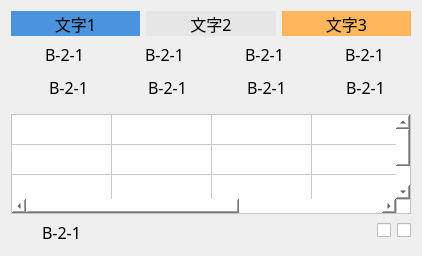
   <widget class="QWidget" name="verLayWidget13_3" native="true">
    <property name="geometry">
     <rect>
      <x>1490</x>
      <y>0</y>
      <width>403</width>
      <height>229</height>
     </rect>
    </property>
    <layout class="QVBoxLayout" name="verLayWidget13_4">
     <item>
      <layout class="QHBoxLayout" name="horizontalLayout_212">
       <item>
        <widget class="QLabel" name="label_88">
         <property name="minimumSize">
          <size>
           <width>0</width>
           <height>25</height>
          </size>
         </property>
         <property name="maximumSize">
          <size>
           <width>16777215</width>
           <height>25</height>
          </size>
         </property>
         <property name="font">
          <font>
           <family>黑体</family>
           <pointsize>12</pointsize>
          </font>
         </property>
         <property name="autoFillBackground">
          <bool>false</bool>
         </property>
         <property name="styleSheet">
          <string notr="true">background-color: rgb(74, 148, 222);</string>
         </property>
         <property name="text">
          <string>文字1</string>
         </property>
         <property name="alignment">
          <set>Qt::AlignCenter</set>
         </property>
        </widget>
       </item>
       <item>
        <widget class="QLabel" name="label_92">
         <property name="minimumSize">
          <size>
           <width>0</width>
           <height>25</height>
          </size>
         </property>
         <property name="maximumSize">
          <size>
           <width>16777215</width>
           <height>25</height>
          </size>
         </property>
         <property name="font">
          <font>
           <family>黑体</family>
           <pointsize>12</pointsize>
          </font>
         </property>
         <property name="autoFillBackground">
          <bool>false</bool>
         </property>
         <property name="styleSheet">
          <string notr="true">background-color: rgb(230, 230, 230);</string>
         </property>
         <property name="text">
          <string>文字2</string>
         </property>
         <property name="alignment">
          <set>Qt::AlignCenter</set>
         </property>
        </widget>
       </item>
       <item>
        <widget class="QLabel" name="label_94">
         <property name="minimumSize">
          <size>
           <width>0</width>
           <height>25</height>
          </size>
         </property>
         <property name="maximumSize">
          <size>
           <width>16777215</width>
           <height>25</height>
          </size>
         </property>
         <property name="font">
          <font>
           <family>黑体</family>
           <pointsize>12</pointsize>
          </font>
         </property>
         <property name="autoFillBackground">
          <bool>false</bool>
         </property>
         <property name="styleSheet">
          <string notr="true">background-color: rgb(255, 182, 92);</string>
         </property>
         <property name="text">
          <string>文字3</string>
         </property>
         <property name="alignment">
          <set>Qt::AlignCenter</set>
         </property>
        </widget>
       </item>
      </layout>
     </item>
     <item>
      <layout class="QHBoxLayout" name="horizontalLayout_213">
       <item>
        <layout class="QHBoxLayout" name="horizontalLayout_214">
         <item>
          <widget class="QLabel" name="label_98">
           <property name="minimumSize">
            <size>
             <width>25</width>
             <height>25</height>
            </size>
           </property>
           <property name="maximumSize">
            <size>
             <width>25</width>
             <height>25</height>
            </size>
           </property>
           <property name="styleSheet">
            <string notr="true">border-image: url(:/img/false.png);</string>
           </property>
           <property name="text">
            <string/>
           </property>
          </widget>
         </item>
         <item>
          <widget class="QLabel" name="label1_159">
           <property name="minimumSize">
            <size>
             <width>60</width>
             <height>25</height>
            </size>
           </property>
           <property name="maximumSize">
            <size>
             <width>60</width>
             <height>25</height>
            </size>
           </property>
           <property name="font">
            <font>
             <family>黑体</family>
             <pointsize>12</pointsize>
            </font>
           </property>
           <property name="text">
            <string>B-2-1</string>
           </property>
          </widget>
         </item>
        </layout>
       </item>
       <item>
        <layout class="QHBoxLayout" name="horizontalLayout_215">
         <item>
          <widget class="QLabel" name="label_100">
           <property name="minimumSize">
            <size>
             <width>25</width>
             <height>25</height>
            </size>
           </property>
           <property name="maximumSize">
            <size>
             <width>25</width>
             <height>25</height>
            </size>
           </property>
           <property name="styleSheet">
            <string notr="true">border-image: url(:/img/false.png);</string>
           </property>
           <property name="text">
            <string/>
           </property>
          </widget>
         </item>
         <item>
          <widget class="QLabel" name="label1_163">
           <property name="minimumSize">
            <size>
             <width>60</width>
             <height>25</height>
            </size>
           </property>
           <property name="maximumSize">
            <size>
             <width>60</width>
             <height>25</height>
            </size>
           </property>
           <property name="font">
            <font>
             <family>黑体</family>
             <pointsize>12</pointsize>
            </font>
           </property>
           <property name="text">
            <string>B-2-1</string>
           </property>
          </widget>
         </item>
        </layout>
       </item>
       <item>
        <layout class="QHBoxLayout" name="horizontalLayout_216">
         <item>
          <widget class="QLabel" name="label_121">
           <property name="minimumSize">
            <size>
             <width>25</width>
             <height>25</height>
            </size>
           </property>
           <property name="maximumSize">
            <size>
             <width>25</width>
             <height>25</height>
            </size>
           </property>
           <property name="styleSheet">
            <string notr="true">border-image: url(:/img/false.png);</string>
           </property>
           <property name="text">
            <string/>
           </property>
          </widget>
         </item>
         <item>
          <widget class="QLabel" name="label1_164">
           <property name="minimumSize">
            <size>
             <width>60</width>
             <height>25</height>
            </size>
           </property>
           <property name="maximumSize">
            <size>
             <width>60</width>
             <height>25</height>
            </size>
           </property>
           <property name="font">
            <font>
             <family>黑体</family>
             <pointsize>12</pointsize>
            </font>
           </property>
           <property name="text">
            <string>B-2-1</string>
           </property>
          </widget>
         </item>
        </layout>
       </item>
       <item>
        <layout class="QHBoxLayout" name="horizontalLayout_217">
         <item>
          <widget class="QLabel" name="label_122">
           <property name="minimumSize">
            <size>
             <width>25</width>
             <height>25</height>
            </size>
           </property>
           <property name="maximumSize">
            <size>
             <width>25</width>
             <height>25</height>
            </size>
           </property>
           <property name="styleSheet">
            <string notr="true">border-image: url(:/img/false.png);</string>
           </property>
           <property name="text">
            <string/>
           </property>
          </widget>
         </item>
         <item>
          <widget class="QLabel" name="label1_165">
           <property name="minimumSize">
            <size>
             <width>60</width>
             <height>25</height>
            </size>
           </property>
           <property name="maximumSize">
            <size>
             <width>60</width>
             <height>25</height>
            </size>
           </property>
           <property name="font">
            <font>
             <family>黑体</family>
             <pointsize>12</pointsize>
            </font>
           </property>
           <property name="text">
            <string>B-2-1</string>
           </property>
          </widget>
         </item>
        </layout>
       </item>
      </layout>
     </item>
     <item>
      <layout class="QHBoxLayout" name="horizontalLayout_218">
       <item>
        <layout class="QHBoxLayout" name="horizontalLayout_219">
         <item>
          <widget class="QLabel" name="label_123">
           <property name="minimumSize">
            <size>
             <width>30</width>
             <height>30</height>
            </size>
           </property>
           <property name="maximumSize">
            <size>
             <width>30</width>
             <height>25</height>
            </size>
           </property>
           <property name="text">
            <string/>
           </property>
          </widget>
         </item>
         <item>
          <widget class="QLabel" name="label1_166">
           <property name="minimumSize">
            <size>
             <width>60</width>
             <height>25</height>
            </size>
           </property>
           <property name="maximumSize">
            <size>
             <width>60</width>
             <height>25</height>
            </size>
           </property>
           <property name="font">
            <font>
             <family>黑体</family>
             <pointsize>12</pointsize>
            </font>
           </property>
           <property name="text">
            <string>B-2-1</string>
           </property>
          </widget>
         </item>
        </layout>
       </item>
       <item>
        <layout class="QHBoxLayout" name="horizontalLayout_220">
         <item>
          <widget class="QLabel" name="label_124">
           <property name="minimumSize">
            <size>
             <width>25</width>
             <height>25</height>
            </size>
           </property>
           <property name="maximumSize">
            <size>
             <width>25</width>
             <height>25</height>
            </size>
           </property>
           <property name="styleSheet">
            <string notr="true">border-image: url(:/img/false.png);</string>
           </property>
           <property name="text">
            <string/>
           </property>
          </widget>
         </item>
         <item>
          <widget class="QLabel" name="label1_167">
           <property name="minimumSize">
            <size>
             <width>60</width>
             <height>25</height>
            </size>
           </property>
           <property name="maximumSize">
            <size>
             <width>60</width>
             <height>25</height>
            </size>
           </property>
           <property name="font">
            <font>
             <family>黑体</family>
             <pointsize>12</pointsize>
            </font>
           </property>
           <property name="text">
            <string>B-2-1</string>
           </property>
          </widget>
         </item>
        </layout>
       </item>
       <item>
        <layout class="QHBoxLayout" name="horizontalLayout_221">
         <item>
          <widget class="QLabel" name="label_126">
           <property name="minimumSize">
            <size>
             <width>25</width>
             <height>25</height>
            </size>
           </property>
           <property name="maximumSize">
            <size>
             <width>25</width>
             <height>25</height>
            </size>
           </property>
           <property name="styleSheet">
            <string notr="true">border-image: url(:/img/false.png);</string>
           </property>
           <property name="text">
            <string/>
           </property>
          </widget>
         </item>
         <item>
          <widget class="QLabel" name="label1_168">
           <property name="minimumSize">
            <size>
             <width>60</width>
             <height>25</height>
            </size>
           </property>
           <property name="maximumSize">
            <size>
             <width>60</width>
             <height>25</height>
            </size>
           </property>
           <property name="font">
            <font>
             <family>黑体</family>
             <pointsize>12</pointsize>
            </font>
           </property>
           <property name="text">
            <string>B-2-1</string>
           </property>
          </widget>
         </item>
        </layout>
       </item>
       <item>
        <layout class="QHBoxLayout" name="horizontalLayout_222">
         <item>
          <widget class="QLabel" name="label_70">
           <property name="minimumSize">
            <size>
             <width>25</width>
             <height>25</height>
            </size>
           </property>
           <property name="maximumSize">
            <size>
             <width>25</width>
             <height>25</height>
            </size>
           </property>
           <property name="styleSheet">
            <string notr="true">border-image: url(:/img/false.png);</string>
           </property>
           <property name="text">
            <string/>
           </property>
          </widget>
         </item>
         <item>
          <widget class="QLabel" name="label1_169">
           <property name="minimumSize">
            <size>
             <width>60</width>
             <height>25</height>
            </size>
           </property>
           <property name="maximumSize">
            <size>
             <width>60</width>
             <height>25</height>
            </size>
           </property>
           <property name="font">
            <font>
             <family>黑体</family>
             <pointsize>12</pointsize>
            </font>
           </property>
           <property name="text">
            <string>B-2-1</string>
           </property>
          </widget>
         </item>
        </layout>
       </item>
      </layout>
     </item>
     <item>
      <layout class="QHBoxLayout" name="horizontalLayout_223">
       <item>
        <spacer name="horizontalSpacer_52">
         <property name="orientation">
          <enum>Qt::Horizontal</enum>
         </property>
         <property name="sizeHint" stdset="0">
          <size>
           <width>40</width>
           <height>20</height>
          </size>
         </property>
        </spacer>
       </item>
       <item>
        <widget class="QTableWidget" name="tableWidget13_2">
         <property name="minimumSize">
          <size>
           <width>400</width>
           <height>100</height>
          </size>
         </property>
         <property name="maximumSize">
          <size>
           <width>400</width>
           <height>90</height>
          </size>
         </property>
         <property name="font">
          <font>
           <family>黑体</family>
           <pointsize>11</pointsize>
          </font>
         </property>
         <property name="autoFillBackground">
          <bool>false</bool>
         </property>
         <property name="styleSheet">
          <string notr="true">gridline-color: rgb(200, 200, 200);
background-color: rgb(255, 255, 255);
</string>
         </property>
         <property name="dragDropOverwriteMode">
          <bool>true</bool>
         </property>
         <property name="selectionMode">
          <enum>QAbstractItemView::NoSelection</enum>
         </property>
         <property name="showGrid">
          <bool>true</bool>
         </property>
         <property name="gridStyle">
          <enum>Qt::SolidLine</enum>
         </property>
         <property name="sortingEnabled">
          <bool>false</bool>
         </property>
         <property name="wordWrap">
          <bool>true</bool>
         </property>
         <property name="cornerButtonEnabled">
          <bool>true</bool>
         </property>
         <property name="rowCount">
          <number>3</number>
         </property>
         <property name="columnCount">
          <number>5</number>
         </property>
         <attribute name="horizontalHeaderVisible">
          <bool>false</bool>
         </attribute>
         <attribute name="horizontalHeaderCascadingSectionResizes">
          <bool>false</bool>
         </attribute>
         <attribute name="horizontalHeaderHighlightSections">
          <bool>true</bool>
         </attribute>
         <attribute name="horizontalHeaderShowSortIndicator" stdset="0">
          <bool>false</bool>
         </attribute>
         <attribute name="horizontalHeaderStretchLastSection">
          <bool>true</bool>
         </attribute>
         <attribute name="verticalHeaderVisible">
          <bool>false</bool>
         </attribute>
         <attribute name="verticalHeaderCascadingSectionResizes">
          <bool>false</bool>
         </attribute>
         <attribute name="verticalHeaderHighlightSections">
          <bool>true</bool>
         </attribute>
         <attribute name="verticalHeaderShowSortIndicator" stdset="0">
          <bool>false</bool>
         </attribute>
         <attribute name="verticalHeaderStretchLastSection">
          <bool>true</bool>
         </attribute>
         <row>
          <property name="text">
           <string>新建行</string>
          </property>
          <property name="font">
           <font>
            <family>Agency FB</family>
            <pointsize>11</pointsize>
           </font>
          </property>
         </row>
         <row>
          <property name="text">
           <string>新建行</string>
          </property>
          <property name="font">
           <font>
            <family>Agency FB</family>
            <pointsize>11</pointsize>
           </font>
          </property>
         </row>
         <row/>
         <column>
          <property name="text">
           <string>新建列</string>
          </property>
          <property name="font">
           <font>
            <pointsize>11</pointsize>
           </font>
          </property>
          <property name="foreground">
           <brush brushstyle="SolidPattern">
            <color alpha="255">
             <red>0</red>
             <green>0</green>
             <blue>0</blue>
            </color>
           </brush>
          </property>
         </column>
         <column>
          <property name="text">
           <string>新建列</string>
          </property>
          <property name="font">
           <font>
            <pointsize>11</pointsize>
           </font>
          </property>
         </column>
         <column>
          <property name="text">
           <string>新建列</string>
          </property>
          <property name="font">
           <font>
            <family>Agency FB</family>
            <pointsize>11</pointsize>
           </font>
          </property>
         </column>
         <column>
          <property name="text">
           <string>新建列</string>
          </property>
          <property name="font">
           <font>
            <family>Agency FB</family>
            <pointsize>11</pointsize>
           </font>
          </property>
         </column>
         <column/>
         <item row="0" column="0">
          <property name="text">
           <string/>
          </property>
          <property name="font">
           <font>
            <pointsize>11</pointsize>
           </font>
          </property>
         </item>
        </widget>
       </item>
       <item>
        <spacer name="horizontalSpacer_53">
         <property name="orientation">
          <enum>Qt::Horizontal</enum>
         </property>
         <property name="sizeHint" stdset="0">
          <size>
           <width>40</width>
           <height>20</height>
          </size>
         </property>
        </spacer>
       </item>
      </layout>
     </item>
     <item>
      <layout class="QHBoxLayout" name="horizontalLayout_224">
       <item>
        <widget class="QLabel" name="label_127">
         <property name="minimumSize">
          <size>
           <width>25</width>
           <height>25</height>
          </size>
         </property>
         <property name="maximumSize">
          <size>
           <width>25</width>
           <height>25</height>
          </size>
         </property>
         <property name="styleSheet">
          <string notr="true">border-image: url(:/img/false.png);</string>
         </property>
         <property name="text">
          <string/>
         </property>
        </widget>
       </item>
       <item>
        <widget class="QLabel" name="label1_170">
         <property name="minimumSize">
          <size>
           <width>60</width>
           <height>30</height>
          </size>
         </property>
         <property name="maximumSize">
          <size>
           <width>60</width>
           <height>25</height>
          </size>
         </property>
         <property name="font">
          <font>
           <family>黑体</family>
           <pointsize>12</pointsize>
          </font>
         </property>
         <property name="text">
          <string>B-2-1</string>
         </property>
        </widget>
       </item>
       <item>
        <spacer name="horizontalSpacer_54">
         <property name="orientation">
          <enum>Qt::Horizontal</enum>
         </property>
         <property name="sizeHint" stdset="0">
          <size>
           <width>40</width>
           <height>20</height>
          </size>
         </property>
        </spacer>
       </item>
       <item>
        <widget class="QCheckBox" name="checkBox_33">
         <property name="maximumSize">
          <size>
           <width>16777215</width>
           <height>30</height>
          </size>
         </property>
         <property name="styleSheet">
          <string notr="true">QCheckBox::indicator:unchecked {
width:80px;height:25px; image:url(:/img/Off.png);
}
QCheckBox::indicator:checked {
width:80px;height:25px; image:url(:/img/On.png);
}</string>
         </property>
         <property name="text">
          <string/>
         </property>
        </widget>
       </item>
       <item>
        <widget class="QCheckBox" name="checkBox_38">
         <property name="maximumSize">
          <size>
           <width>16777215</width>
           <height>30</height>
          </size>
         </property>
         <property name="styleSheet">
          <string notr="true">QCheckBox::indicator:unchecked {
width:80px;height:25px; image:url(:/img/Off.png);
}
QCheckBox::indicator:checked {
width:80px;height:25px; image:url(:/img/On.png);
}</string>
         </property>
         <property name="text">
          <string/>
         </property>
        </widget>
       </item>
      </layout>
     </item>
    </layout>
   </widget>
